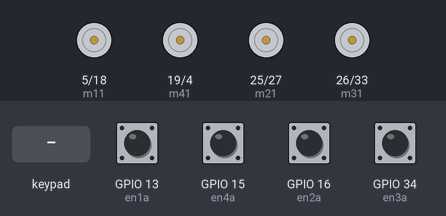
The sketch below on a simulated ESP32. On the bench: motor-driver pin pairs drawn as motors (green arrow = first pin HIGH = forward, orange = second pin HIGH = backward, longer = more drive). Inputs (shaded band) come from the test bench; at power-on: GPIO 13 (en1a), GPIO 15 (en4a), GPIO 16 (en2a), GPIO 34 (en3a) HIGH. Nothing arrives over Bluetooth unless stated; what the sketch prints to the serial monitor is not drawn.

Above: at 1.2 s.
1.3 s: key 'O' pressed
At 1.53 s:
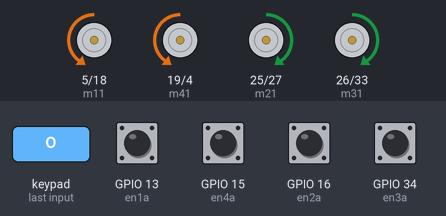
3.2 s: key 'S' pressed
At 3.43 s:
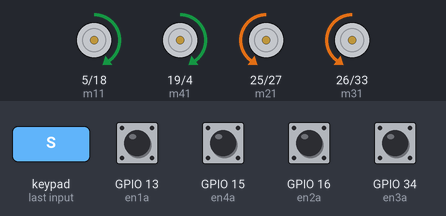
5.1 s: key 'T' pressed
At 5.33 s:
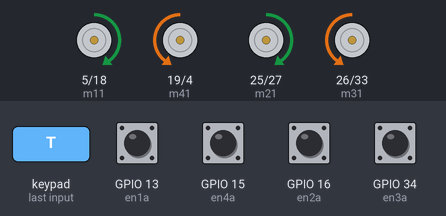
Timing chart, 0 to 8.1 s (numbered marks = the images above; inputs shaded):
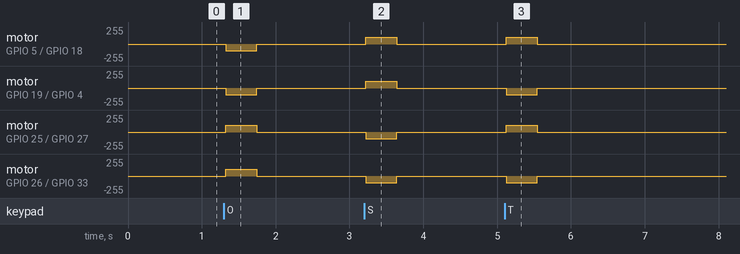

The sketch:

master_R2.ino
```cpp
#include <Wire.h>
#include<PS4Controller.h>
#define SLAVE_ADDER 9
#define ANS_SIZE 5
#include <analogWrite.h>

int  encoderticks1;
int  encoderticks2;
int  encoderticks3;
int  encoderticks4;
int en1a=13;
int en1b=32;
int m11=5;
int m12=18;
int en2a=16;
int en2b=17;
int m21=25;
int m22=27;
int en3a=34;
int en3b=35;
int m31=26;
int m32=33;
int en4a=15;
int en4b=23;
int m41=19;
int m42=4;

void setup() {
pinMode(m11,OUTPUT);
pinMode(m12,OUTPUT);
pinMode(m21,OUTPUT);
pinMode(m22,OUTPUT);
pinMode(m31,OUTPUT);
pinMode(m32,OUTPUT);
pinMode(m41,OUTPUT);
pinMode(m42,OUTPUT);
pinMode(en1a,INPUT_PULLUP);
pinMode(en1b,INPUT_PULLUP);
pinMode(en2a,INPUT_PULLUP);
pinMode(en2b,INPUT_PULLUP);
pinMode(en3a,INPUT_PULLUP);
pinMode(en3b,INPUT_PULLUP);
pinMode(en4a,INPUT_PULLUP);
pinMode(en4b,INPUT_PULLUP);

attachInterrupt(digitalPinToInterrupt(en1a), encoder1 , RISING);
attachInterrupt(digitalPinToInterrupt(en2a), encoder2 , RISING);
attachInterrupt(digitalPinToInterrupt(en3a), encoder3 , RISING);
attachInterrupt(digitalPinToInterrupt(en4a), encoder4 , RISING);


  PS4.begin("1a:2b:3c:00:00:00");
  Serial.begin(115200);
  Wire.begin();
}

void loop() {

  char Stop = 'P';
  char OUT = 'O';
  char INSIDE = 'I';
  char ROLLER='R';


   if(PS4.Triangle()){
     analogWrite(m11,100);
      analogWrite(m12,0);
      analogWrite(m21,100);
      analogWrite(m22,0);
      analogWrite(m31,0);
      analogWrite(m32,100);
      analogWrite(m41,0);
      analogWrite(m42,100);
      Serial.println("Triangle is pressed");
  }
  else if(PS4.Cross()){
         analogWrite(m11,0);
      analogWrite(m12,100);
      analogWrite(m21,0);
      analogWrite(m22,100);
      analogWrite(m31,100);
      analogWrite(m32,0);
      analogWrite(m41,100);
      analogWrite(m42,0);
      Serial.println("Cross is pressed");

  }
else if(PS4.Square()){
     analogWrite(m11,100);
      analogWrite(m12,0);
      analogWrite(m21,0);
      analogWrite(m22,100);
      analogWrite(m31,0);
      analogWrite(m32,100);
      analogWrite(m41,100);
      analogWrite(m42,0);
      Serial.println("Square is pressed");

  }
  else if(PS4.Circle()){
      analogWrite(m11,0);
      analogWrite(m12,100);
      analogWrite(m21,100);
      analogWrite(m22,0);
      analogWrite(m31,100);
      analogWrite(m32,0);
      analogWrite(m41,0);
      analogWrite(m42,100);
      Serial.println("Circle is pressed");

  }
  else
  {
    analogWrite(m11,0);
      analogWrite(m12,0);
      analogWrite(m21,0);
      analogWrite(m22,0);
      analogWrite(m31,0);
      analogWrite(m32,0);
      analogWrite(m41,0);
      analogWrite(m42,0);
      Serial.println("Base motor stops");
    }

  // Send character to Arduino Mega (slave)
  Wire.beginTransmission(SLAVE_ADDER);  // Address of the Arduino Mega (slave)

  if(PS4.Touchpad())
  {
      analogWrite(m11,0);
      analogWrite(m12,0);
      analogWrite(m21,0);
      analogWrite(m22,0);
      analogWrite(m31,0);
      analogWrite(m32,0);
      analogWrite(m41,0);
      analogWrite(m42,0);
      Wire.write(Stop);
      Serial.println("Touchpad is pressed");
  }
  else if(PS4.Up()){
      Wire.write(OUT);
      Serial.println("Up is pressed");
  }
  else if (PS4.Down()){
     Wire.write(INSIDE);
     Serial.println("Down is pressed");
  }
    else if(PS4.Right()){
   Wire.write(ROLLER);

  }
 else if(PS4.Left()){
  Wire.write(Stop);
 }
  Wire.endTransmission();

  // Request character from Arduino Mega (slave)
//  Serial.println(charToSend);
//  Wire.requestFrom(SLAVE_ADDER,ANS_SIZE);  // Request 1 byte from the Arduino Mega (slave)
//  if (Wire.available()) {
//    char receivedChar = Wire.read();
//    Serial.print("Received char from Arduino Mega: ");
//    Serial.println(receivedChar);
//  }
}
void encoder1(){
  encoderticks1++;
}
void encoder2(){
  encoderticks2++;
}
void encoder3(){
  encoderticks3++;
}
void encoder4(){
  encoderticks4++;
}
```

Measured:
- after the input at 1.3 s, motor on GPIO 5 (m11) / GPIO 18 (m12), motor on GPIO 19 (m41) / GPIO 4 (m42): stopped → backward 100/255 at once, → stopped 0.42 s later; motor on GPIO 25 (m21) / GPIO 27 (m22), motor on GPIO 26 (m31) / GPIO 33 (m32): stopped → forward 100/255 at once, → stopped 0.42 s later
- after the input at 3.2 s, motor on GPIO 5 (m11) / GPIO 18 (m12), motor on GPIO 19 (m41) / GPIO 4 (m42): stopped → forward 100/255 at once, → stopped 0.42 s later; motor on GPIO 25 (m21) / GPIO 27 (m22), motor on GPIO 26 (m31) / GPIO 33 (m32): stopped → backward 100/255 at once, → stopped 0.42 s later
- after the input at 5.1 s, motor on GPIO 5 (m11) / GPIO 18 (m12), motor on GPIO 25 (m21) / GPIO 27 (m22): stopped → forward 100/255 at once, → stopped 0.42 s later; motor on GPIO 19 (m41) / GPIO 4 (m42), motor on GPIO 26 (m31) / GPIO 33 (m32): stopped → backward 100/255 at once, → stopped 0.42 s later
